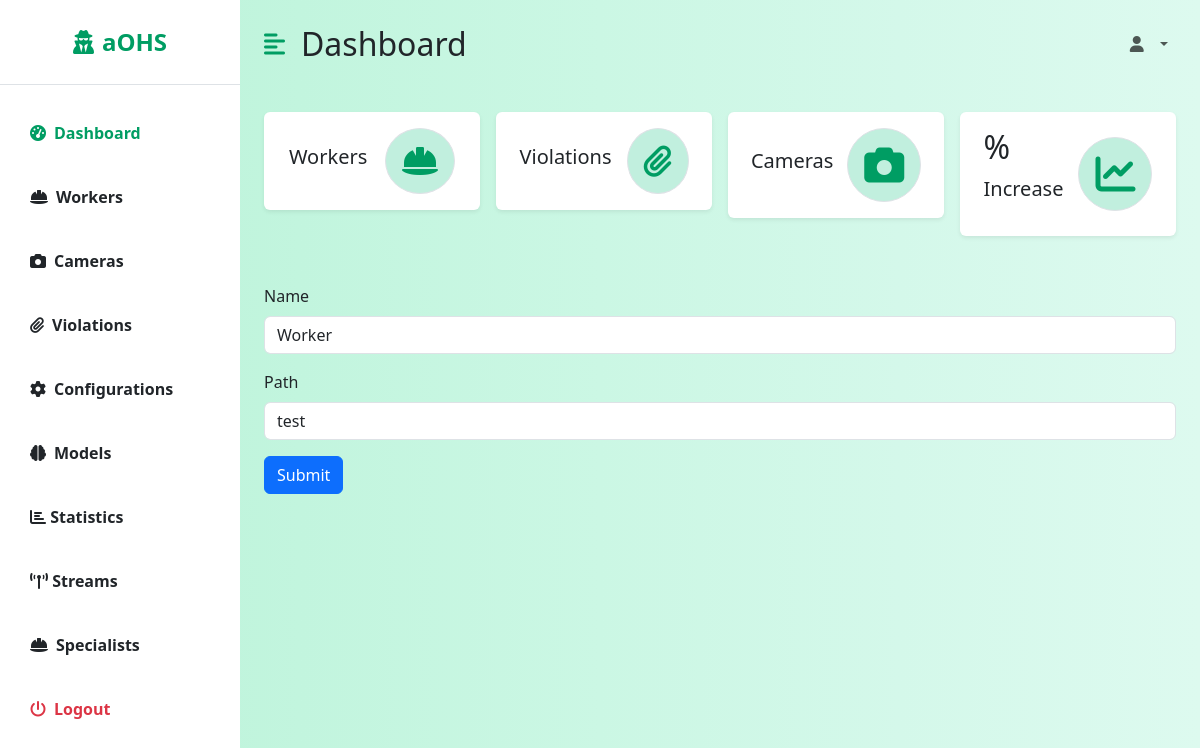
/dashboard/models/edit/1/, run on an earlier commit of the app's database.
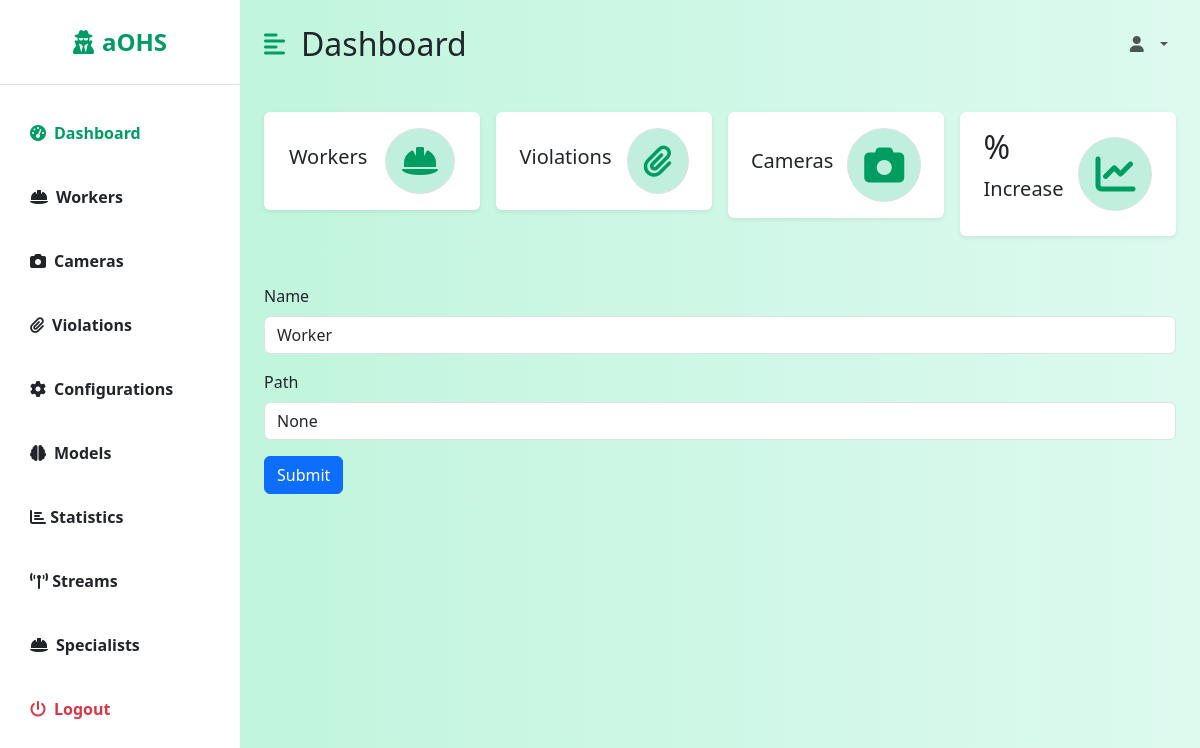
And on a later commit of the database.
### backend/models.py (models this page shows, shortened)
class Model(models.Model):
    id = models.AutoField(primary_key=True)
    name = models.CharField(max_length=100, null=False)
    path = models.CharField(max_length=100, null=False)
    created = models.DateTimeField(auto_now_add=True)
    modified = models.DateTimeField(auto_now=True)

### dashboard/views/model_views.py (the view, shortened to what this page needs)
# urls.py: path('models/edit/<int:model_id>/', ModelEditView.as_view()),
class ModelEditView(View):
    def get(self, request, model_id):
        model = Model.objects.get(id=model_id)
        return render(request, 'dashboard/model-edit.html', {"model": model})

### dashboard/templates/dashboard/model-edit.html (shortened to what this page needs)
{% extends 'dashboard/dashboard.html' %}
{% block table %}
    <form action="" method="post">
        <div class="mb-3">
            <label for="name" class="form-label">Name</label>
            <input type="text" class="form-control" id="name" name="name" value="{{ model.name }}">
        </div>
        <div class="mb-3">
            <label for="title" class="form-label">Path</label>
            <input type="text" class="form-control" id="path" name="path" value="{{ model.path }}">
        </div>
        <button type=" submit" class="btn btn-primary">Submit</button>
    </form>
{% endblock %}

What changed in the data, as far as the page shows it:
changed Model "Worker": path "test" → "None"
